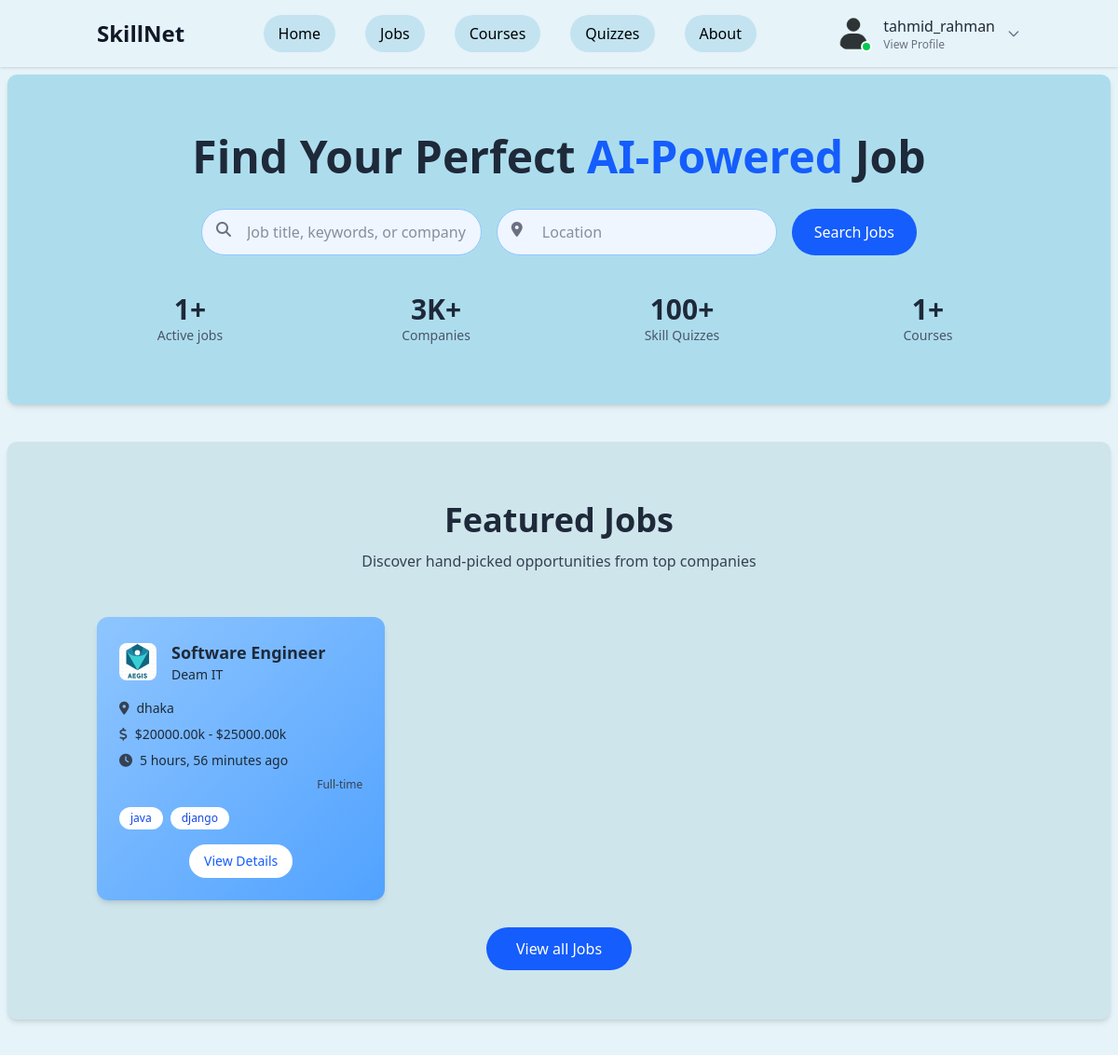
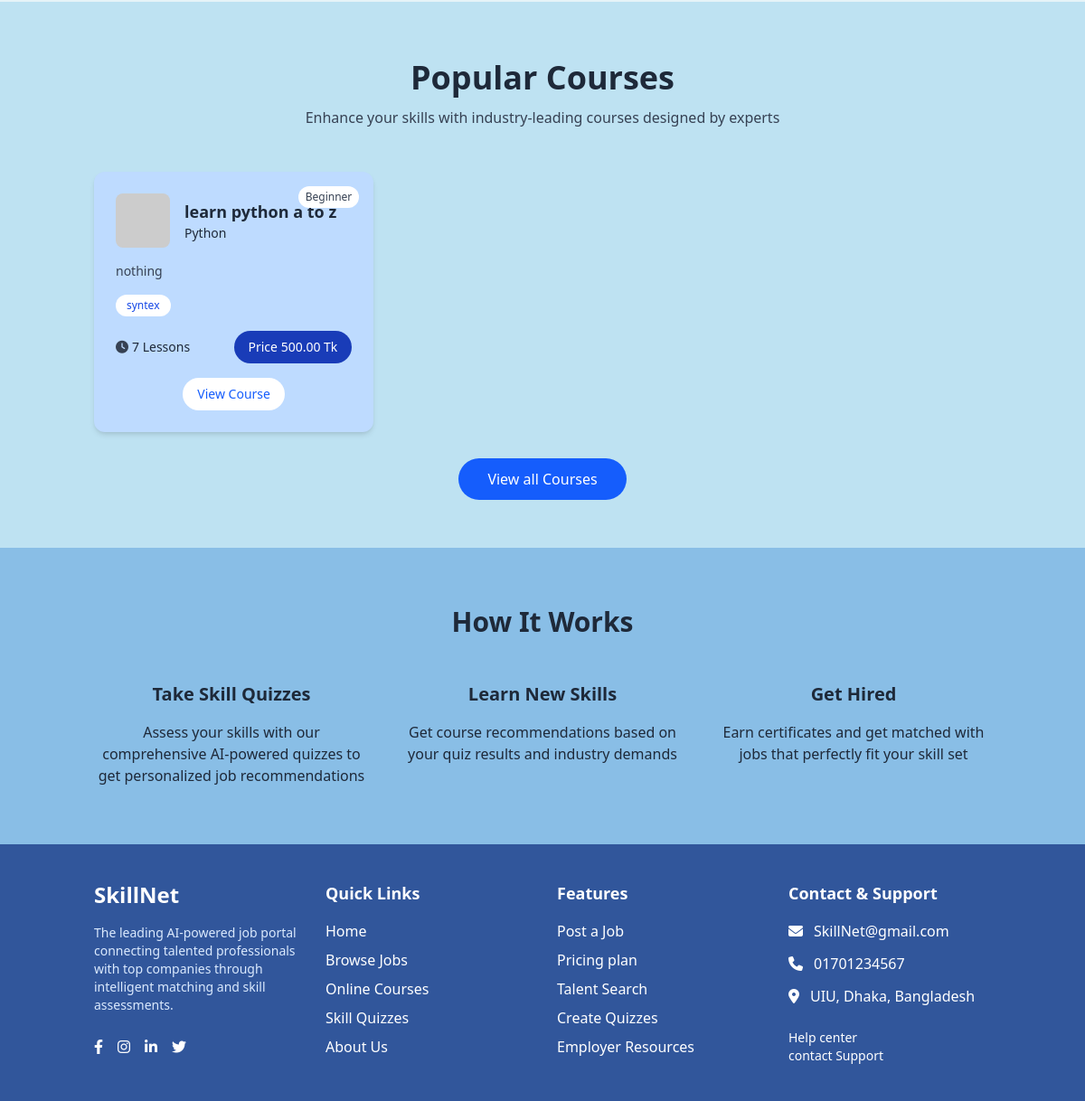
The app's page / (signed in) with its own data (2 pictures, top to bottom).
### app/models.py (models this page shows, shortened)
class Job(models.Model):
    JOB_TYPES = [
        ('full_time', 'Full-time'),
        ('part_time', 'Part-time'),
        ('contract', 'Contract'),
        ('internship', 'Internship'),
    ]
    EXPERIENCE_LEVELS = [
        ('entry', 'Entry-level'),
        ('mid', 'Mid-level'),
        ('senior', 'Senior'),
        ('top', 'Top-level'),
    ]
    WORK_MODES = [
        ('remote', 'Remote'),
        ('office', 'Office'),
        ('hybrid', 'Hybrid'),
    ]
    title = models.CharField(max_length=200)
    company = models.ForeignKey(Company, on_delete=models.CASCADE)
    location = models.CharField(max_length=100)
    salary_min = models.DecimalField(max_digits=10, decimal_places=2)
    salary_max = models.DecimalField(max_digits=10, decimal_places=2)
    job_type = models.CharField(max_length=20, choices=JOB_TYPES, default='full_time')
    experience_level = models.CharField(max_length=20, choices=EXPERIENCE_LEVELS, default='mid')
    work_mode = models.CharField(max_length=20, choices=WORK_MODES, default='office')
    description = models.TextField()
    requirements = models.TextField()
    skills_required = models.CharField(max_length=500)
    posted_date = models.DateTimeField(auto_now_add=True)
    is_active = models.BooleanField(default=True)
    category = models.CharField(max_length=100, default='General')
    def get_salary_range(self):
        return f"${self.salary_min}k - ${self.salary_max}k"
    def get_skills_list(self):
        return [skill.strip() for skill in self.skills_required.split(',')]

class Company(models.Model):
    name = models.CharField(max_length=200)
    logo = models.ImageField(upload_to='company_logos/', blank=True, null=True)
    description = models.TextField(blank=True)

class Course(models.Model):
    DIFFICULTY_LEVELS = [
        ('beginner', 'Beginner'),
        ('intermediate', 'Intermediate'),
        ('advanced', 'Advanced'),
    ]
    title = models.CharField(max_length=200)
    category = models.ForeignKey(CourseCategory, on_delete=models.CASCADE)
    instructor = models.CharField(max_length=100)
    instructor_photo = models.ImageField(upload_to='instructors/', blank=True, null=True)
    thumbnail = models.ImageField(upload_to='course_thumbnails/', blank=True, null=True)
    description = models.TextField()
    short_description = models.CharField(max_length=300)
    difficulty = models.CharField(max_length=20, choices=DIFFICULTY_LEVELS)
    price = models.DecimalField(max_digits=10, decimal_places=2)
    duration_weeks = models.IntegerField()
    lessons_count = models.IntegerField()
    skills_covered = models.CharField(max_length=500)
    rating = models.DecimalField(max_digits=3, decimal_places=1, default=4.5)
    rating_count = models.IntegerField(default=0)
    students_count = models.IntegerField(default=0)
    created_date = models.DateTimeField(auto_now_add=True)
    is_active = models.BooleanField(default=True)
    def get_skills_list(self):
        return [skill.strip() for skill in self.skills_covered.split(',')]

class CourseCategory(models.Model):
    name = models.CharField(max_length=100)
    description = models.TextField(blank=True)

### app/views.py (the view)
# urls.py: 2. Add a URL to urlpatterns:  path('', views.home, name='home')
def home(request):
    featured_jobs = Job.objects.filter(is_active=True).order_by('-posted_date')[:3]
    popular_courses = Course.objects.filter(is_active=True).order_by('-created_date')[:3]
    context = {
        'featured_jobs': featured_jobs,
        'popular_courses': popular_courses,
    }
    return render(request, 'welcome.html', context)

### static/templates/welcome.html
{% extends 'base.html' %}
{% load static %}
{% block content %}
  <section class="bg-[#ADDDED] py-16 px-4 rounded-[10px] shadow-md mx-2 mt-2">
    <div class="container mx-auto text-center">
      <h1 class="text-4xl md:text-5xl font-bold mb-8">
        Find Your Perfect <span class="text-blue-600">AI-Powered</span> Job
      </h1>
      <form method="GET" action="{% url 'app:search_jobs' %}" class="max-w-3xl mx-auto mb-10 flex flex-col md:flex-row gap-4">
        <div class="relative flex-grow">
          <input type="text" name="q" placeholder="Job title, keywords, or company" class="w-full pl-12 pr-4 py-3 rounded-full border border-blue-300 focus:outline-none focus:ring-2 focus:ring-blue-500 bg-blue-50" />
          <i class="fas fa-search absolute left-4 top-3.5 text-gray-500"></i>
        </div>
        <div class="relative flex-grow">
          <input type="text" name="location" placeholder="Location" class="w-full pl-12 pr-4 py-3 rounded-full border border-blue-300 focus:outline-none focus:ring-2 focus:ring-blue-500 bg-blue-50" />
          <i class="fas fa-map-marker-alt absolute left-4 top-3.5 text-gray-500"></i>
        </div>
        <button type="submit" class="px-6 py-3 bg-blue-600 text-white rounded-full hover:bg-blue-700 transition">Search Jobs</button>
      </form>
      <div class="grid grid-cols-2 md:grid-cols-4 gap-8 text-center mt-10">
        <div>
          <p class="text-3xl font-bold">{{ featured_jobs.count }}+</p>
          <p class="text-sm text-gray-600">Active jobs</p>
        </div>
        <div>
          <p class="text-3xl font-bold">3K+</p>
          <p class="text-sm text-gray-600">Companies</p>
        </div>
        <div>
          <p class="text-3xl font-bold">100+</p>
          <p class="text-sm text-gray-600">Skill Quizzes</p>
        </div>
        <div>
          <p class="text-3xl font-bold">{{ popular_courses.count }}+</p>
          <p class="text-sm text-gray-600">Courses</p>
        </div>
      </div>
    </div>
  </section>
  <section class="py-16 bg-[#CEE5EC] my-10 rounded-[10px] shadow-md mx-2">
    <div class="container mx-auto px-4">
      <div class="text-center mb-12">
        <h2 class="text-3xl md:text-4xl font-bold">Featured Jobs</h2>
        <p class="mt-3 text-gray-700">Discover hand-picked opportunities from top companies</p>
      </div>
      <div class="grid grid-cols-1 md:grid-cols-3 gap-8 mb-10">
        {% for job in featured_jobs %}
        <div class="bg-gradient-to-br from-blue-300 to-blue-400 p-6 rounded-xl shadow-md hover:shadow-lg transition-shadow">
          <div class="flex items-center mb-4">
            <img src="{{ job.company.logo.url }}"
              alt="{{ job.company.name }}"
              class="mr-4 rounded-lg h-10 w-10 object-cover overflow-hidden" />
            <div>
              <h3 class="font-bold text-lg">{{ job.title }}</h3>
              <p class="text-sm text-gray-800">{{ job.company.name }}</p>
            </div>
          </div>
          <div class="space-y-2 text-sm mt-4">
            <div class="flex items-center">
              <i class="fas fa-map-marker-alt text-gray-700 mr-2"></i>
              {{ job.location }}
            </div>
            <div class="flex items-center">
              <i class="fas fa-dollar-sign text-gray-700 mr-2"></i>
              {{ job.get_salary_range }}
            </div>
            <div class="flex items-center">
              <i class="fas fa-clock text-gray-700 mr-2"></i>
              {{ job.posted_date|timesince }} ago
            </div>
            <div class="flex justify-end text-xs text-gray-700">{{ job.get_job_type_display }}</div>
          </div>
          <div class="flex flex-wrap gap-2 mt-4">
            {% for skill in job.get_skills_list|slice:":3" %}
            <span class="bg-white text-blue-700 px-3 py-1 rounded-full text-xs">{{ skill }}</span>
            {% endfor %}
          </div>
          <div class="mt-4 text-center">
            <a href="{% url 'app:job_detail' job.id %}" class="inline-block px-4 py-2 bg-white text-blue-600 rounded-full text-sm hover:bg-blue-50 transition">View Details</a>
          </div>
        </div>
        {% empty %}
        <div class="col-span-3 text-center py-8">
          <p class="text-gray-600">No featured jobs available at the moment.</p>
        </div>
        {% endfor %}
      </div>
      <div class="text-center">
        <a href="{% url 'app:job_list' %}" class="px-8 py-3 bg-blue-600 text-white rounded-full hover:bg-blue-700 transition">View all Jobs</a>
      </div>
    </div>
  </section>
  <section class="py-16 bg-[#BEE2F2]">
    <div class="container mx-auto px-4">
      <div class="text-center mb-12">
        <h2 class="text-3xl md:text-4xl font-bold">Popular Courses</h2>
        <p class="mt-3 text-gray-700">Enhance your skills with industry-leading courses designed by experts</p>
      </div>
      <div class="grid grid-cols-1 md:grid-cols-3 gap-8 mb-10">
        {% for course in popular_courses %}
        <div class="bg-blue-200 p-6 rounded-xl shadow-md relative hover:shadow-lg transition-shadow">
          <div class="absolute top-4 right-4 text-xs bg-white text-gray-700 px-2 py-1 rounded-full">{{ course.get_difficulty_display }}</div>
          <div class="flex items-center mb-4">
            <img src="https://via.placeholder.com/60x60?text={{ course.title|slice:':1' }}" alt="{{ course.title }}" class="mr-4 rounded-lg" />
            <div>
              <h3 class="font-bold text-lg">{{ course.title }}</h3>
              <p class="text-sm text-gray-800">{{ course.category.name }}</p>
            </div>
          </div>
          <p class="text-sm text-gray-700 mb-4">{{ course.short_description }}</p>
          <div class="flex flex-wrap gap-3 mb-4">
            {% for skill in course.get_skills_list|slice:":3" %}
            <span class="bg-white text-blue-700 px-3 py-1 rounded-full text-xs">{{ skill }}</span>
            {% endfor %}
          </div>
          <div class="flex justify-between items-center">
            <div class="flex items-center text-sm">
              <i class="fas fa-clock text-gray-700 mr-1"></i>
              {{ course.lessons_count }} Lessons
            </div>
            <span class="px-4 py-2 bg-blue-800 text-white rounded-full text-sm">Price {{ course.price }} Tk</span>
          </div>
          <div class="mt-4 text-center">
            <a href="{% url 'app:course_detail' course.id %}" class="inline-block px-4 py-2 bg-white text-blue-600 rounded-full text-sm hover:bg-blue-50 transition">View Course</a>
          </div>
        </div>
        {% empty %}
        <div class="col-span-3 text-center py-8">
          <p class="text-gray-600">No courses available at the moment.</p>
        </div>
        {% endfor %}
      </div>
      <div class="text-center">
        <a href="{% url 'app:course_list' %}" class="px-8 py-3 bg-blue-600 text-white rounded-full hover:bg-blue-700 transition">View all Courses</a>
      </div>
    </div>
  </section>
  <section class="py-16 bg-[#89BEE6]">
    <div class="container mx-auto px-4">
      <h2 class="text-3xl font-bold text-center mb-12">How It Works</h2>
      <div class="grid grid-cols-1 md:grid-cols-3 gap-10 text-center">
        <div>
          <h3 class="text-xl font-bold mb-4">Take Skill Quizzes</h3>
          <p class="text-gray-800">Assess your skills with our comprehensive AI-powered quizzes to get personalized job recommendations</p>
        </div>
        <div>
          <h3 class="text-xl font-bold mb-4">Learn New Skills</h3>
          <p class="text-gray-800">Get course recommendations based on your quiz results and industry demands</p>
        </div>
        <div>
          <h3 class="text-xl font-bold mb-4">Get Hired</h3>
          <p class="text-gray-800">Earn certificates and get matched with jobs that perfectly fit your skill set</p>
        </div>
      </div>
    </div>
  </section>
{% endblock %}

### static/templates/nav/nav.html (shortened to what this page needs)
<header class="bg-[#E6F3F8] shadow-sm sticky top-0 z-50">
  <div class="container mx-auto px-4 py-4 flex items-center justify-between">
    <a href="/" class="text-2xl font-bold text-gray-900">SkillNet</a>
    <nav class="hidden md:flex space-x-8">
      <a href="/" class="px-4 py-2 rounded-full bg-[#C3E3F1] text-black hover:bg-blue-100 transition">Home</a>
      <a href="/jobs" class="px-4 py-2 rounded-full bg-[#C3E3F1] text-black hover:bg-blue-100 transition">Jobs</a>
      <a href="/courses" class="px-4 py-2 rounded-full bg-[#C3E3F1] text-black hover:bg-blue-100 transition">Courses</a>
      <a href="/quizzes" class="px-4 py-2 rounded-full bg-[#C3E3F1] text-black hover:bg-blue-100 transition">Quizzes</a>
      <a href="/about" class="px-4 py-2 rounded-full bg-[#C3E3F1] text-black hover:bg-blue-100 transition">About</a>
    </nav>
    <div class="flex items-center space-x-4">
      {% if user.is_authenticated %}
        <div x-data="{ open: false }" class="relative">
          <button @click="open = !open" class="flex items-center space-x-3 focus:outline-none group">
            <div class="relative">
              <img src="{{ user.profile.image.url|default:'/static/images/default-avatar.png' }}"
                   alt="Profile"
                   class="w-10 h-10 rounded-full object-cover border-1 border-transparent group-hover:border-black transition-colors">
              <div class="absolute bottom-0 right-0 w-3 h-3 bg-green-500 rounded-full border-2 border-white"></div>
            </div>
            <div class="hidden md:flex flex-col items-start">
              <span class="font-medium text-gray-800">{{ user.username }}</span>
              <span class="text-xs text-gray-500">View Profile</span>
            </div>
            <svg xmlns="http://www.w3.org/2000/svg"
                 class="h-4 w-4 text-gray-500 transition-transform duration-200"
                 :class="{'rotate-180': open}"
                 fill="none"
                 viewBox="0 0 24 24"
                 stroke="currentColor">
              <path stroke-linecap="round" stroke-linejoin="round" stroke-width="2" d="M19 9l-7 7-7-7" />
            </svg>
          </button>
        </div>
      {% else %}
        <a href="{% url 'login' %}" class="px-5 py-2 rounded-full bg-blue-300 text-blue-800 hover:bg-blue-400 transition font-medium">Sign In</a>
        <a href="{% url 'signup' %}" class="px-5 py-2 rounded-full bg-blue-600 text-white hover:bg-blue-700 transition font-medium">Signup</a>
      {% endif %}
    </div>
  </div>
</header>

### records on screen
Job: company.logo (picture), title "Software Engineer", company.name "Deam IT", location "dhaka", get_salary_range "$20000.00k - $25000.00k", posted_date "5 hours, 56 minutes", job_type "Full-time", get_skills_list "java" "django"
Course: difficulty "Beginner", title "learn python a to z", category.name "Python", short_description "nothing", get_skills_list "syntex", lessons_count "7", price "500.00"

### other values on screen
{{ user.username }} "tahmid_rahman"
{{ featured_jobs.count }} "1"
{{ popular_courses.count }} "1"
